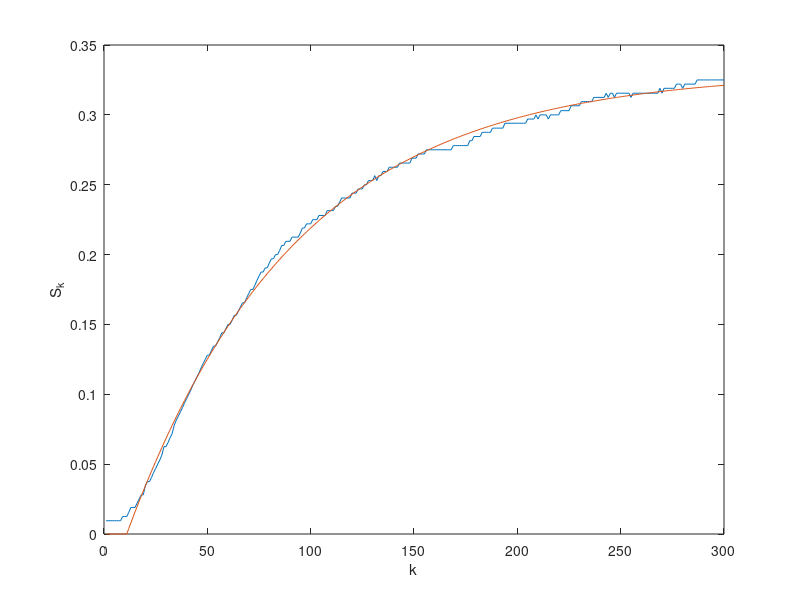

This chart was generated by the following MATLAB code: (Note: this script raises an error after producing the figure.)
% Wyznaczone parametry przy użyciu generycznego algorytmu
clear all

% Parametry wyznaczone przy użyciu algorytmu generycznego
T1=0.000907;
T2=82.104622;
K=0.330938;


Td = 9;

load dane1.mat

y(1:time) = 0;

alpha1 = exp(-1/T1);
alpha2 = exp(-1/T2);
a1 = -alpha1-alpha2;
a2 = alpha1*alpha2;
b1 = K*(T1*(1- alpha1)-T2*(1-alpha2))/(T1-T2);
b2 = K*(alpha1*T2*(1-alpha2)-alpha2*T1*(1-alpha1))/(T1-T2);

for k = Td+3:time
    y(k) = b1 + b2 - a1*y(k-1) - a2*y(k-2);
end

figure('Name', 'Aproksymacja odpowiedzi skokowej')
plot(S)
hold on
plot(y, '-')
ylabel('S_k')
xlabel('k')
title("Aproksymacja odpowiedzi skokowej; E = " + AproksSkokDMC([T1, T2, K]))

matlab2tikz('aproksymacja.tex')